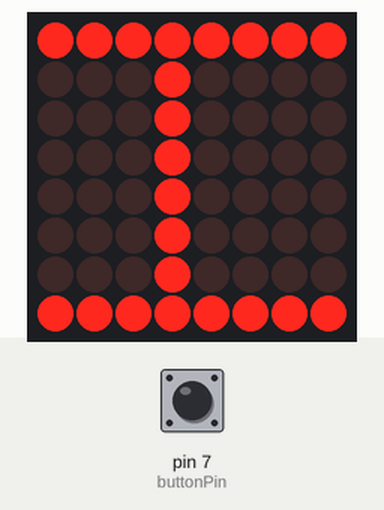
Recording of a sketch running on a simulated Arduino Uno, built with avr-gcc and run on an emulated ATmega328P. Parts: 8×8 LED matrix. The test bench sets the inputs (shaded band); at power-on: pin 7 (buttonPin) HIGH.

Above: at 1.2 s.
1.3 s: pin 7 (buttonPin) pulled LOW for 0.15 s
At 1.7 s:
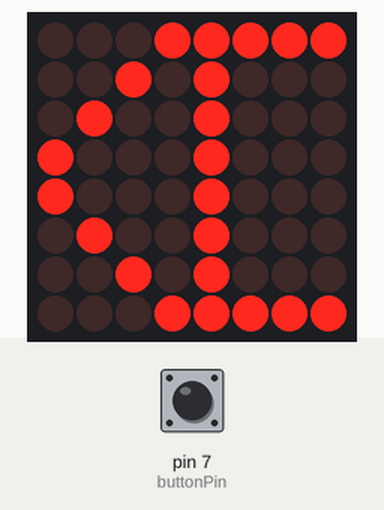
2.9 s: pin 7 (buttonPin) pulled LOW for 1 s
At 4.1 s:
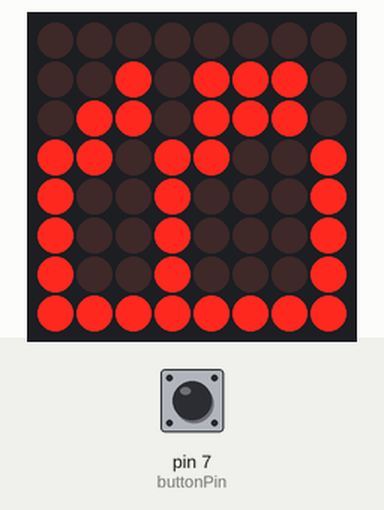
5.4 s: pin 7 (buttonPin) pulled LOW for 3.2 s
At 6.0 s:
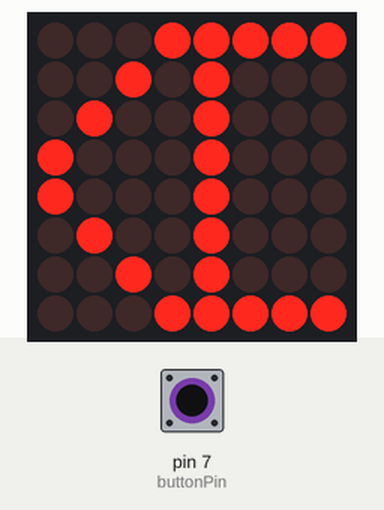
10.1 s: pin 7 (buttonPin) pulled LOW for 0.15 s
At 10.8 s:
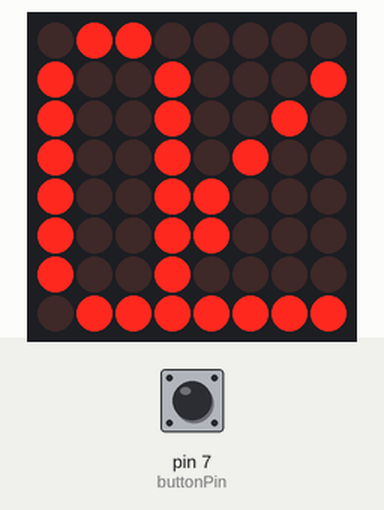
11.7 s: pin 7 (buttonPin) pulled LOW for 0.15 s
At 12.0 s:
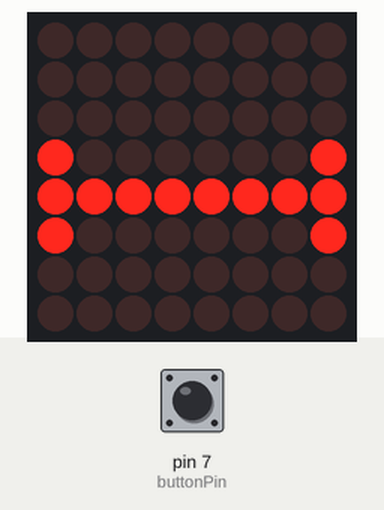
13.3 s: pin 7 (buttonPin) pulled LOW for 1 s
At 14.4 s:
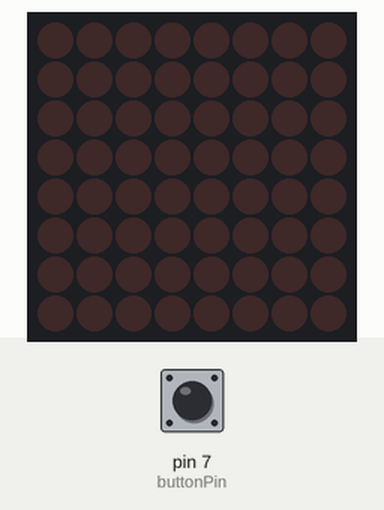
Timing chart, 0 to 16.3 s (numbered marks = the images above; inputs shaded):
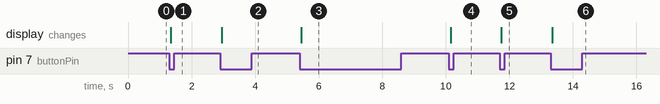

The sketch:

LCDemoMatrix_test.ino
```cpp
//We always have to include the library
#include "LedControl.h"
#include <string.h>

/*
 Now we need a LedControl to work with.
 ***** These pin numbers will probably not work with your hardware *****
 pin 12 is connected to the DataIn
 pin 11 is connected to the CLK
 pin 10 is connected to LOAD
 We have only a single MAX72XX.
 */
LedControl lc = LedControl(12, 11, 10, 1);

//const int vccPin =
int buttonPin = 7;
int  buttonState; // current reading from the input pin
int  lastButtonState = LOW; // previous reading from the input pin
long lastDebounceTime = 0; // last time the output pin was toggled

long debounceDelay = 50; // debounce time; increase if the output flickers

// we always wait a bit between updates of the display
unsigned long delaytime = 500;

void setup()
{
  pinMode(buttonPin, INPUT_PULLUP);
  // The MAX72XX is in power-saving mode on startup, we have to do a wakeup call
  lc.shutdown(0, false);
  // Set the brightness to a medium values
  lc.setIntensity(0, 8);
  // and clear the display
  lc.clearDisplay(0);
}

const byte alphabetArray[][8] = {
  { // A
    B11111000,
    B00010100,
    B00010010,
    B00010001,
    B00010001,
    B00010010,
    B00010100,
    B11111000
  }, { // B
    B11111111,
    B10001001,
    B10001001,
    B10001001,
    B10011011,
    B01110110,
    B01110100,
    B00000000
  }, { // C
    B01111110,
    B11000011,
    B10000001,
    B10000001,
    B10000001,
    B10000001,
    B11000011,
    B01000010
  }, { // D
    B11111111,
    B10000001,
    B10000001,
    B10000001,
    B10000001,
    B01000010,
    B00100100,
    B00011000
  }, { // E
    B11111111,
    B10001001,
    B10001001,
    B10001001,
    B10001001,
    B10000001,
    B10000001,
    B00000000
  }, { // F
    B11111111,
    B00001001,
    B00001001,
    B00001001,
    B00001001,
    B00000001,
    B00000001,
    B00000000
  }, { // G
    B01111110,
    B11000011,
    B10000001,
    B10000001,
    B10010001,
    B11110001,
    B01110111,
    B00010010
  }, {
    B11111111,
    B00010000,
    B00010000,
    B00010000,
    B00010000,
    B00010000,
    B00010000,
    B11111111
  }, {
    B00000000,
    B00000000,
    B10000001,
    B11111111,
    B10000001,
    B00000000,
    B00000000,
    B00000000
  }, {
    B00010000,
    B01110000,
    B10010000,
    B10000001,
    B01111111,
    B00000001,
    B00000000,
    B00000000
  }, {
    B11111111,
    B00011000,
    B00011000,
    B00100100,
    B01100110,
    B01000010,
    B10000001,
    B10000001
  }, {
    B11111111,
    B10000000,
    B10000000,
    B10000000,
    B10000000,
    B10000000,
    B10000000,
    B00000000
  }, {
    B11111111,
    B00000010,
    B00000100,
    B00001000,
    B00001000,
    B00000100,
    B00000010,
    B11111111
  }, {
    B11111111,
    B00000010,
    B00000100,
    B00001000,
    B00010000,
    B00100000,
    B01000000,
    B11111111
  }, {
    B00111100,
    B01000010,
    B11000011,
    B10000001,
    B10000001,
    B11000011,
    B01000010,
    B00111100
  }, {
    B11111110,
    B00001001,
    B00001001,
    B00001001,
    B00001001,
    B00001001,
    B00001001,
    B00000110
  }, {
    B00111100,
    B01000010,
    B10000001,
    B10000001,
    B11000001,
    B01100001,
    B01110010,
    B10011100
  }, {
    B11111110,
    B00001001,
    B00011001,
    B00011001,
    B00101001,
    B01001001,
    B10001001,
    B00000110
  }, {
    B01000110,
    B10001001,
    B10001001,
    B10011001,
    B10011001,
    B10010001,
    B10010001,
    B01100010
  }, {
    B00000001,
    B00000001,
    B00000001,
    B11111111,
    B00000001,
    B00000001,
    B00000001,
    B00000000
  }, {
    B01111111,
    B11000000,
    B10000000,
    B10000000,
    B10000000,
    B10000000,
    B11000000,
    B01111111
  }, {
    B00001111,
    B00011000,
    B01100000,
    B10000000,
    B10000000,
    B01100000,
    B00011000,
    B00001111
  }, {
    B00011111,
    B11111000,
    B01000000,
    B00110000,
    B00110000,
    B01000000,
    B11111000,
    B00011111
  }, {
    B11000011,
    B01100110,
    B00111000,
    B00011000,
    B00011000,
    B00011100,
    B01100110,
    B11000011
  }, {
    B00000011,
    B00000110,
    B00001100,
    B11111000,
    B11111000,
    B00001100,
    B00000110,
    B00000011
  }, {
    B11000001,
    B11100001,
    B10110001,
    B10011001,
    B10011001,
    B10001101,
    B10000111,
    B10000011
  }, {
    B00111100,
    B01000010,
    B10010101,
    B10100001,
    B10100001,
    B10010101,
    B01000010,
    B00111100
  }, {
  }

};

void habari()
{
  byte h[8] = {
    B11111111,
    B00010000,
    B00010000,
    B00010000,
    B00010000,
    B00010000,
    B00010000,
    B11111111
  }; // h
  byte a[8] = {
    B00011111,
    B00101000,
    B01001000,
    B10001000,
    B10001000,
    B01001000,
    B00101000,
    B00011111
  }; // a
  byte b[8] = {
    B00000000,
    B00101110,
    B01101110,
    B11011001,
    B10010001,
    B10010001,
    B10010001,
    B11111111
  }; // b
  byte r[8] = {
    B01100000,
    B10010001,
    B10010010,
    B10010100,
    B10011000,
    B10011000,
    B10010000,
    B01111111
  }; // i
  byte i[8] = {
    B00000000,
    B00000000,
    B00000000,
    B10000001,
    B11111111,
    B10000001,
    B00000000,
    B00000000
  };

  // now display them one by one with a small delay
  for (int zz = 0; zz < 8; zz++)
    lc.setRow(0, zz, h[zz]);
  pause();
  for (int zz = 0; zz < 8; zz++)
    lc.setRow(0, zz, a[zz]);
  pause();
  for (int zz = 0; zz < 8; zz++)
    lc.setRow(0, zz, b[zz]);
  pause();
  for (int zz = 0; zz < 8; zz++)
    lc.setRow(0, zz, a[zz]);
  pause();
  for (int zz = 0; zz < 8; zz++)
    lc.setRow(0, zz, r[zz]);
  pause();
  for (int zz = 0; zz < 8; zz++)
    lc.setRow(0, zz, i[zz]);
  pause();
  for (int zz = 0; zz < 8; zz++)
    lc.setRow(0, zz, 0);
  pause();
}

void writeArduinoOnMatrix()
{
  boolean stopFlag = false;
  // here is the data for the characters
  byte a[5] = {
    B01111110,
    B10001000,
    B10001000,
    B10001000,
    B01111110
  };
  byte r[5] = {
    B00010000,
    B00100000,
    B00100000,
    B00010000,
    B00111110
  };
  byte d[5] = {
    B11111110,
    B00010010,
    B00100010,
    B00100010,
    B00011100
  };
  byte u[5] = {
    B00111110,
    B00000100,
    B00000010,
    B00000010,
    B00111100
  };
  byte i[5] = {
    B00000000,
    B00000010,
    B10111110,
    B00100010,
    B00000000
  };
  byte n[5] = {
    B00011110,
    B00100000,
    B00100000,
    B00010000,
    B00111110
  };
  byte o[5] = {
    B00011100,
    B00100010,
    B00100010,
    B00100010,
    B00011100
  };
  // now display them one by one with a small delay
  lc.setRow(0, 2, a[0]);
  lc.setRow(0, 3, a[1]);
  lc.setRow(0, 4, a[2]);
  lc.setRow(0, 5, a[3]);
  lc.setRow(0, 6, a[4]);
  delay(delaytime);
  lc.setRow(0, 2, r[0]);
  lc.setRow(0, 3, r[1]);
  lc.setRow(0, 4, r[2]);
  lc.setRow(0, 5, r[3]);
  lc.setRow(0, 6, r[4]);
  delay(delaytime);
  lc.setRow(0, 2, d[0]);
  lc.setRow(0, 3, d[1]);
  lc.setRow(0, 4, d[2]);
  lc.setRow(0, 5, d[3]);
  lc.setRow(0, 6, d[4]);
  delay(delaytime);
  lc.setRow(0, 2, u[0]);
  lc.setRow(0, 3, u[1]);
  lc.setRow(0, 4, u[2]);
  lc.setRow(0, 5, u[3]);
  lc.setRow(0, 6, u[4]);
  delay(delaytime);
  lc.setRow(0, 2, i[0]);
  lc.setRow(0, 3, i[1]);
  lc.setRow(0, 4, i[2]);
  lc.setRow(0, 5, i[3]);
  lc.setRow(0, 6, i[4]);
  delay(delaytime);
  lc.setRow(0, 2, n[0]);
  lc.setRow(0, 3, n[1]);
  lc.setRow(0, 4, n[2]);
  lc.setRow(0, 5, n[3]);
  lc.setRow(0, 6, n[4]);
  delay(delaytime);
  lc.setRow(0, 2, o[0]);
  lc.setRow(0, 3, o[1]);
  lc.setRow(0, 4, o[2]);
  lc.setRow(0, 5, o[3]);
  lc.setRow(0, 6, o[4]);
  delay(delaytime);
  lc.setRow(0, 2, 0);
  lc.setRow(0, 3, 0);
  lc.setRow(0, 4, 0);
  lc.setRow(0, 5, 0);
  lc.setRow(0, 6, 0);
  delay(delaytime);
}

/*
  This function lights up a some Leds in a row.
 The pattern will be repeated on every row.
 The pattern will blink along with the row-number.
 row number 4 (index==3) will blink 4 times etc.
 */
void rows()
{
  for (int row = 0; row < 8; row++)
  {
    delay(delaytime);
    lc.setRow(0, row, B10100000);
    delay(delaytime);
    lc.setRow(0, row, (byte)0);
    for (int i = 0; i < row; i++)
    {
      delay(delaytime);
      lc.setRow(0, row, B10100000);
      delay(delaytime);
      lc.setRow(0, row, (byte)0);
    }
  }
}

/*
 This function lights up a some Leds in a column.
 The pattern will be repeated on every column.
 The pattern will blink along with the column-number.
 column number 4 (index==3) will blink 4 times etc.
 */
void columns()
{
  for (int col = 0; col < 8; col++)
  {
    delay(delaytime);
    lc.setColumn(0, col, B10100000);
    delay(delaytime);
    lc.setColumn(0, col, (byte)0);
    for (int i = 0; i < col; i++)
    {
      delay(delaytime);
      lc.setColumn(0, col, B10100000);
      delay(delaytime);
      lc.setColumn(0, col, (byte)0);
    }
  }
}

/*
 This function will light up every Led on the matrix.
 The led will blink along with the row-number.
 row number 4 (index==3) will blink 4 times etc.
 */
void single()
{
  for (int row = 0; row < 8; row++)
  {
    for (int col = 0; col < 8; col++)
    {
      delay(delaytime);
      lc.setLed(0, row, col, true);
      delay(delaytime);
      for (int i = 0; i < col; i++)
      {
        lc.setLed(0, row, col, false);
        delay(delaytime);
        lc.setLed(0, row, col, true);
        delay(delaytime);
      }
    }
  }
}

void loop()
{
//  writeArduinoOnMatrix();
 habari();

  /*
    rows();
    columns();
    single();
    */
}

void pause()
{
    int reading;
  boolean stopFlag = false;

    while (stopFlag == false)
  {
    reading = digitalRead(buttonPin);
    if (reading != lastButtonState)
      lastDebounceTime = millis();
    if ((millis() - lastDebounceTime) > debounceDelay)
    {
      if (reading != buttonState)
      {
        buttonState = reading;
        if (buttonState == LOW)
          stopFlag = true;
      }
    }
    lastButtonState = reading;
  }
}

void ledPrint(char *message)
{
  byte b[8];
  for (int i = 0; i < strlen(message); i++)
  {
    for (int j = 0; j < 8; j++)
      b[j] = (message[i] == 32 ? alphabetArray[26][j] : alphabetArray[message[i] - 65][j]);
    for (int j = 0; j < 8; j++)
      lc.setRow(0, j, b[j]);
    delay(delaytime);
  }
}
```

Measured:
- after the input at 1.3 s, the display: changes after 0.05 s (image 1)
- after the input at 2.9 s, the display: changes after 0.05 s (image 2)
- after the input at 5.4 s, the display: changes after 0.05 s (image 3)
- after the input at 10.1 s, the display: changes after 0.05 s (image 4)
- after the input at 11.7 s, the display: changes after 0.05 s (image 5)
- after the input at 13.3 s, the display: changes after 0.05 s (image 6)
